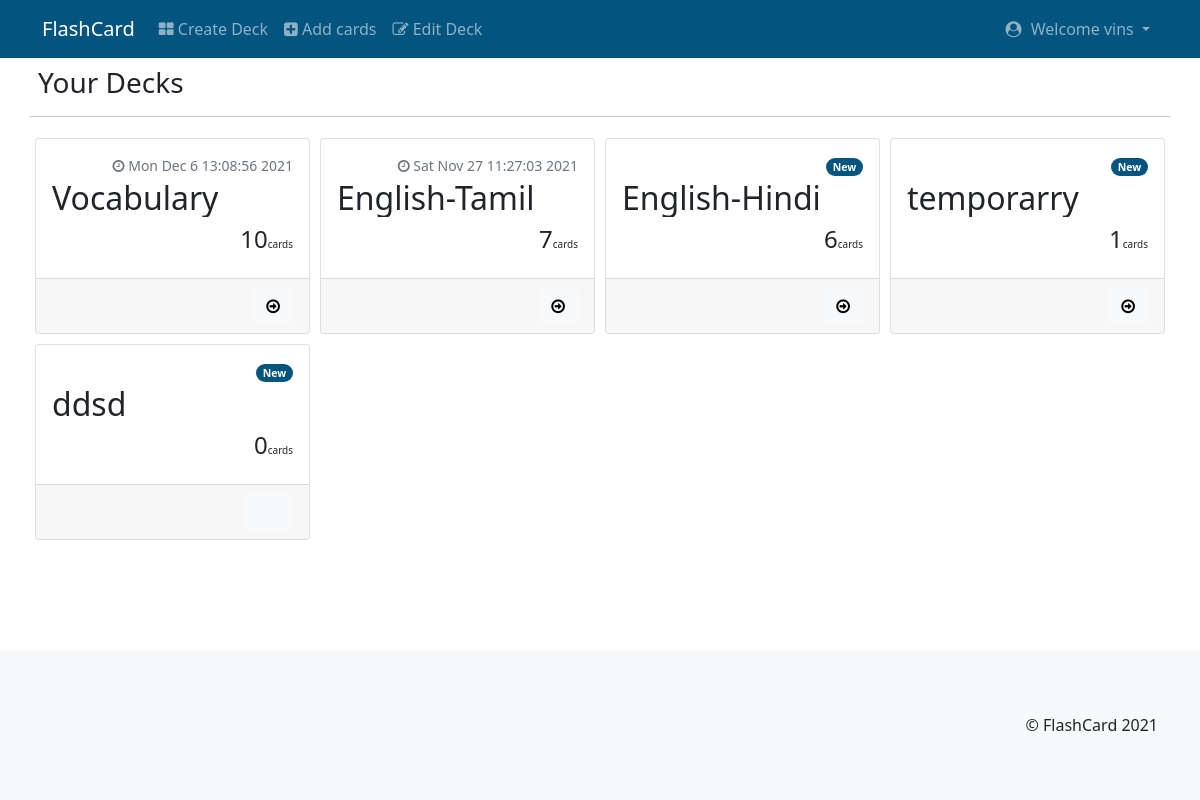
Page /dashboard/1 (signed in) on the committed database.
### application/model.py (models this page shows)
class User(db.Model):
    __tablename__ = 'user'
    user_id = db.Column(db.Integer, autoincrement=True, primary_key=True)
    user_name = db.Column(db.String, unique=True, nullable=False)
    user_fullname = db.Column(db.String, nullable=False)
    user_email = db.Column(db.String, unique=True, nullable=False)
    user_password = db.Column(db.String, nullable=False)
    decks = db.relationship('UDecks', cascade='all,delete', backref='user')

class Deck(db.Model):
    __tablename__ = 'deck'
    d_id = db.Column(db.Integer, autoincrement=True, primary_key=True)
    d_name = db.Column(db.String, nullable=False)
    d_score = db.Column(db.Integer, default=0)
    d_review_time = db.Column(db.DateTime, default=None)
    cards = db.relationship('DCards', cascade='all,delete', backref='deck')

### application/controllers.py (the view)
@app.route('/dashboard/<int:userId>', methods=["GET", "POST"])
def dashboard(userId):
    if loginService.LoginService().loggedin():
        return redirect('/')
    u1 = User.query.filter_by(user_id=userId).first()
    decks_name = get_details(u_id=userId, ret=1)
    return render_template("user_dashboard.html", u1=u1, decks_name=decks_name,
                           notification=notification.NService().getMessage())

### application/controllers.py (called while the page is built, shortened)
def get_details(u_id=0, d_id=0, c_id=0, ret=0):
    if ret == 1:
        u = User.query.filter_by(user_id=u_id).first()
        user_decks_ids = [i.d_id for i in u.decks]
        user_decks = {}
        for i in user_decks_ids:
            d = Deck.query.filter_by(d_id=i).first()
            user_decks[d.d_id] = [d.d_name, d.d_score,
                                  d.d_review_time.strftime('%c') if d.d_review_time is not None else '', len(d.cards)]
        return user_decks

### application/loginService.py (called while the page is built)
    def loggedin(self):
        return self.SESSION_ID == 0

### application/notification.py (called while the page is built)
    def getMessage(self):
        if len(self.M_TO_BE_SHOWN) > 0:
            return self.M_TO_BE_SHOWN.pop(0)
        else:
            return ""

### templates/user_dashboard.html (shortened to what this page needs)
<!DOCTYPE html>
<html lang="en">
<head>
    <link rel="stylesheet" type="text/css" href="{{ url_for('static', filename='bootstrap/css/bootstrap.min.css') }}"/>
    <link rel="stylesheet" type="text/css" href="{{ url_for('static', filename='style.css') }}"/>
    <link rel="stylesheet" type="text/css" href="{{ url_for('static', filename='fontawesome/font-awesome.min.css') }}"/>
</head>
<body>
<nav class="navbar navbar-expand-lg navbar-dark " style="background-color: #03557f">
    <div class="container ">
        <a class="navbar-brand" href="/dashboard/{{ u1.user_id }}">FlashCard</a>
        <div class="collapse navbar-collapse" id="navbarSupportedContent">
            <ul class="navbar-nav me-auto mb-2 mb-lg-0">
                <li class="nav-item">
                    <a class="nav-link" aria-current="page" href="/dashboard/{{ u1.user_id }}/create_deck">
                        <i class="fa fa-th-large"></i> Create Deck</a>
                </li>
                <li class="nav-item">
                    <a class="nav-link" href="/dashboard/{{ u1.user_id }}/add_cards">
                        <i class="fa fa-plus-square"></i> Add cards</a>
                </li>
                <li class="nav-item">
                    <a class="nav-link" href="/dashboard/{{ u1.user_id }}/edit_deck">
                        <i class="fa fa-edit"></i> Edit Deck</a>
                </li>
            </ul>
            <ul class="navbar-nav  mb-2 mb-lg-0">
                <li class="nav-item dropdown">
                    <a class="nav-link dropdown-toggle" href="#" id="navbarDropdownMenuLink" role="button"
                       data-bs-toggle="dropdown" aria-expanded="false">
                        <i class="fa fa-user-circle" style="margin: 5px"> </i> Welcome {{ u1.user_name }}
                    </a>
                </li>
            </ul>
        </div>
    </div>
</nav>
<div class="container flash-card-main-body">
    <div class="row">
        <div class="p-md-2">
            <h3> Your Decks</h3>
        </div>
        <hr>
    </div>
    <div class="row">
        {% for i in decks_name %}
            <div class="col-md-3" style="padding: 5px">
                <div class="card">
                    <div class="card-body">
                        <small class="pull-right text-muted">{% if decks_name[i][2] == '' %}
                            <span class="badge badge-pill badge-info"
                                  style="background-color: #03557f;border-radius: 1.25rem">New</span>
                        {% else %}
                            <i class="fa fa-clock-o"></i> {{ decks_name[i][2] }}
                        {% endif %}
                        </small>
                        <br/>
                        <h2 class="card-title text-overflow" title="{{ decks_name[i][0] }}">{{ decks_name[i][0] }}</h2>
                        <h4 class="card-text pull-right">{{ decks_name[i][3] }}<small
                                style="font-size: 10px;">cards</small></h4>
                    </div>
                    <div class="card-footer text-muted text-right">
                        {% if decks_name[i][3]!=0 %}
                            <a href="/dashboard/{{ u1.user_id }}/review_deck/{{ i }}/0"
                               class="btn btn-light pull-right"> <i
                                    class="fa fa-arrow-circle-o-right"></i></a>
                        {% else %}
                            <a role="link" aria-disabled="true"
                               class="btn btn-light pull-right">  </a>
                        {% endif %}
                    </div>
                </div>
            </div>
        {% endfor %}
    </div>
</div>
<nav class="navbar navbar-expand-lg navbar-light bg-light" style="height: 150px">
    <div class="container">
        <div class="pull-right">
            © FlashCard 2021
        </div>
    </div>
</nav>
</body>
</html>

### static/style.css (style rules this page uses)
.text-overflow { word-break: break-word; white-space: nowrap; text-overflow: ellipsis; overflow: hidden; }
.flash-card-main-body { min-height: calc(100vh - 208px) !important; }

### rows in the picture
User: user_name "vins"
Deck: d_score "Mon Dec 6 13:08:56 2021", d_name "Vocabulary"
Deck: d_score "Sat Nov 27 11:27:03 2021", d_name "English-Tamil"
Deck: d_name "English-Hindi"
Deck: d_name "temporarry"
Deck: d_name "ddsd"

### other values in the picture
{{ decks_name[i][3] }} "10" "7" "6" "1" "0"
